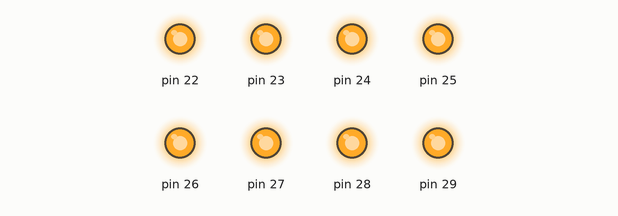
A sketch run on a simulated Arduino Mega 2560, built with avr-gcc and run on an emulated ATmega2560. Shown: output pins drawn as LEDs (lit = HIGH).

Above: at 0.5 s.
At 1.5 s:
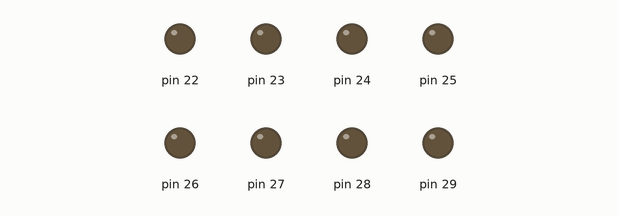
At 8.0 s:
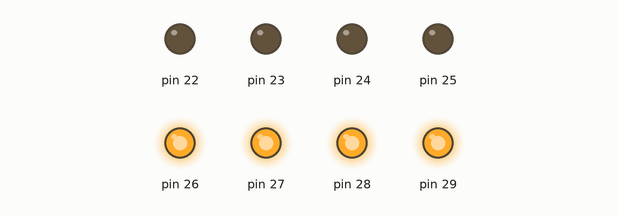
At 13.5 s:
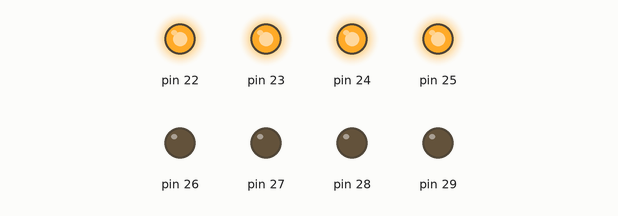
At 16.5 s:
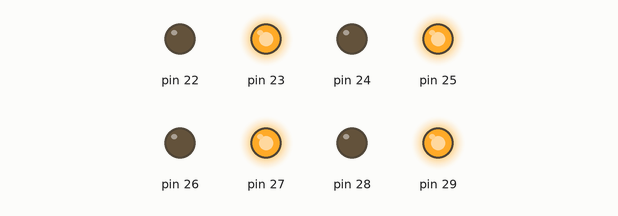
Timing chart, 0 to 18.2 s (numbered marks = the images above):
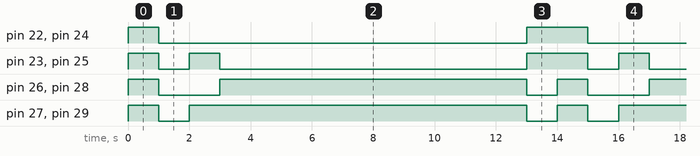

The sketch:

Blink_Leds_Puerto.ino
```cpp
void setup() {
  // Configuracion del puerto A como salida
  DDRA= 0B11111111;
  // Inicializacion apagando los leds
  PORTA=0B00000000;
}
void loop() {
 PORTA=0B11111111; //Encendido de todos los leds.
 delay(1000); // Espera de un segundo
 PORTA=0B00000000; //Apagado de todos los leds.
 delay(1000);
 PORTA=0B10101010; // Encendido alternado de leds.
 delay(1000);
 PORTA= 0B11110000;//Encendido de los leds de los 4 últimos pines del puertoA.
 delay(10000);
 PORTA=0B00001111;//Encendido de los leds de los 4 primeros pines del puertoA.
 delay(1000);
}
```

Measured:
- by itself, pin 22, pin 24: repeats every 14.0 s: LOW 12.0 s, HIGH 2.0 s
- by itself, pin 23, pin 25: repeats every 14.0 s: LOW 1.0 s, HIGH 1.0 s, LOW 10.0 s, HIGH 2.0 s
- by itself, pin 26, pin 28: repeats every 14.0 s: LOW 2.0 s, HIGH 10.0 s, LOW 1.0 s, HIGH 1.0 s
- by itself, pin 27, pin 29: repeats every 14.0 s: LOW 1.0 s, HIGH 11.0 s, LOW 1.0 s, HIGH 1.0 s
